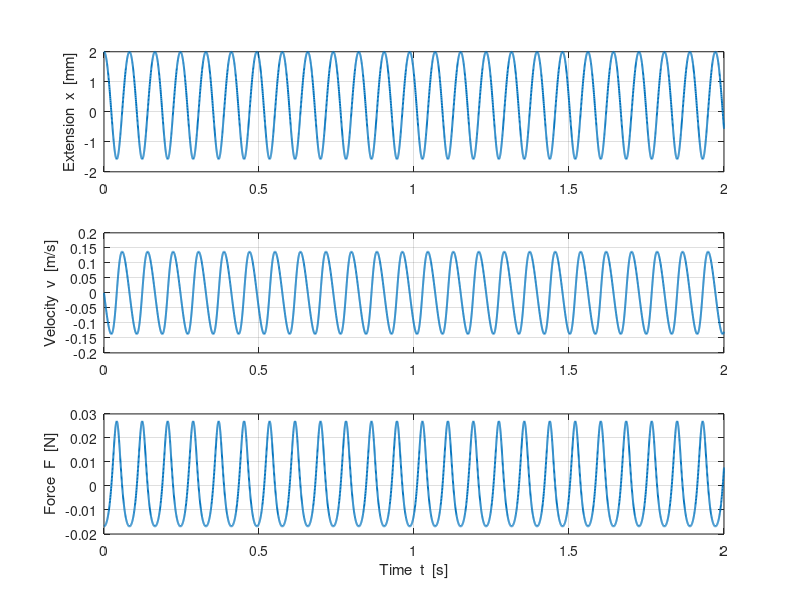

This chart was generated by the following MATLAB code: (Note: this script raises an error after producing the figure.)
% ------------------------------------------------------------
% Neo-Hookean spring-mass simulation + animation
% ------------------------------------------------------------
clear; clc;

%% -----------------------------------------------------------
% 1.  Material / geometry / mass
A0  = 8e-6;          % undeformed area  [m^2]
l0  = 10e-3;         % rest length      [m]
G   = 5e3;           % shear modulus    [Pa] (5 kPa)

m   = 2e-3;          % mass             [kg]

%% -----------------------------------------------------------
% 2.  Initial conditions
x0  = 2e-3;          % initial extension (2 mm)
v0  = 0;             % initial velocity
y0  = [x0; v0];      % state vector

tEnd   = 2;          % total simulation time [s]
tSpan  = [0 tEnd];

%% -----------------------------------------------------------
% 3.  Force and ODE definition
springForce = @(x) -(A0*l0./(l0+x)) .* G .* ...
                   ((l0+x)./l0 - (l0./(l0+x)).^2);

odeFun = @(t,y) [ y(2);                % dx/dt = v
                  springForce(y(1))/m  % dv/dt = F/m
                ];

%% -----------------------------------------------------------
% 4.  Integrate
opts = odeset('RelTol',1e-8,'AbsTol',1e-10);
[t, Y] = ode45(odeFun, tSpan, y0, opts);

x = Y(:,1);             % extension
v = Y(:,2);             % velocity
F = springForce(x);     % force time-history
l = l0 + x;             % current length

%% -----------------------------------------------------------
% 5.  Static plots
figure('Name','Simulation results','Position',[100 100 600 700]);

subplot(3,1,1)
plot(t, x*1e3,'LineWidth',1.4);
ylabel('Extension  x  [mm]'); grid on

subplot(3,1,2)
plot(t, v,'LineWidth',1.4);
ylabel('Velocity  v  [m/s]'); grid on

subplot(3,1,3)
plot(t, F,'LineWidth',1.4);
ylabel('Force  F  [N]'); xlabel('Time  t  [s]'); grid on

sgtitle('Neo-Hookean spring–mass simulation');

%% -----------------------------------------------------------
% 6.  Animation setup
%   Anchor is fixed at x = 0, mass at x = l0 + x(t)
animFig = figure('Name','Spring-mass animation',...
                 'Position',[750 200 600 250]);
axis equal; axis([-0.002 0.03 -0.02 0.02]); axis off
title('Neo-Hookean spring-mass (½× real speed)')

% Pre-draw mass (filled rectangle) and a polyline spring
hold on
massW = 0.004; massH = 0.008;
massPatch = fill([0 0 0 0],[0 0 0 0],'b','EdgeColor','k');
springLine = plot([0 0],[0 0],'k','LineWidth',2);
hold off

% Zig-zag parameters for spring drawing
nCoils = 10; amp = 0.003;   % number of zig-zags & amplitude

% Pre-compute frame timing
frameDt = 1/60;             % 60 FPS
animT   = 0:frameDt:tEnd;
xInterp = interp1(t,x,animT,'pchip');
lInterp = l0 + xInterp;

% Optional GIF export
makeGIF   = false;          % set true to save
gifName   = 'neoHookeanSpring.gif';

%% -----------------------------------------------------------
% 7.  Run animation
for k = 1:numel(animT)
    % current length & mass position
    L  = lInterp(k);
    xm = L;                 % mass centre x-pos
    
    % --- update spring polyline (simple zig-zag) ---------------
    xs = linspace(0, xm, nCoils*2+2);
    ys = zeros(size(xs));
    ys(2:2:end-1) = amp;
    ys(3:2:end-2) = -amp;
    set(springLine,'XData',xs,'YData',ys);
    
    % --- update mass patch ------------------------------------
    xLeft = xm - massW/2;
    set(massPatch,'XData',[xLeft xLeft+massW xLeft+massW xLeft], ...
                  'YData',[-massH/2 -massH/2 massH/2 massH/2]);
    
    drawnow;
    
    % --- optional GIF output ----------------------------------
    if makeGIF
        frame = getframe(animFig);
        [im,cm] = rgb2ind(frame2im(frame),256);
        if k == 1
            imwrite(im,cm,gifName,'gif','Loopcount',inf,'DelayTime',frameDt*2);
        else
            imwrite(im,cm,gifName,'gif','WriteMode','append','DelayTime',frameDt*2);
        end
    else
        pause(frameDt*0.5);  % show at half real speed
    end
end

% -------------------------------------------------------------
% Done!  (Uncomment makeGIF=true above to produce neoHookeanSpring.gif)
